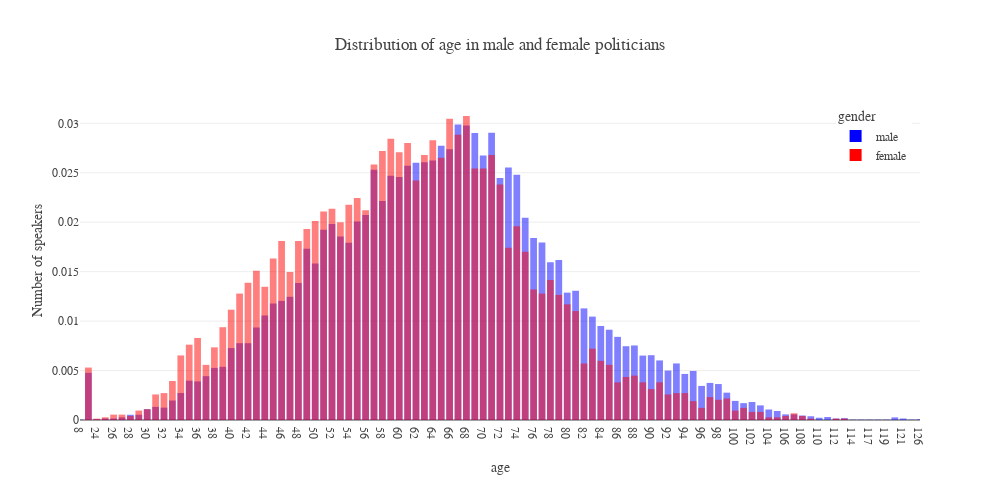

Notebook code for this chart:
### Code cell
color_discrete_map={
    "male":"blue", 
    "female":"red"}

fig = px.histogram(df_politics, 
                    x="age", 
                    color="gender", 
                    barmode="overlay",
                    histnorm="probability",
                    range_x=[0, 100],
                    width=1000, height=500,
                    color_discrete_map=color_discrete_map,
                    title=f"Distribution of age in male and female politicians")
fig.update_layout(yaxis_title="Number of speakers")
fig.update_xaxes(type='category')
fig.update_layout(
    template=None,
    font_family='Nunito',
    legend=dict(
    yanchor="top",
    y=0.99,
    xanchor="right",
    x=0.99
    )
)
fig.show()
#fig.write_html("politics_gender.html")

### Figure 1 — Plotly figure (JSON) as saved in the notebook; plotly's stock layout.template omitted (floating-point values rounded to 4 significant figures; data arrays with more than 128 entries replaced by an {"elided": "..."} marker saying what was removed)
{"data": [{"alignmentgroup": "True", "bingroup": "x", "histnorm": "probability", "hovertemplate": "gender=male<br>age=%{x}<br>probability=%{y}<extra></extra>", "legendgroup": "male", "marker": {"color": "blue", "opacity": 0.5, "pattern": {"shape": ""}}, "name": "male", "offsetgroup": "male", "orientation": "v", "showlegend": true, "type": "histogram", "x": {"elided": "26402 int values"}, "xaxis": "x", "yaxis": "y"}, {"alignmentgroup": "True", "bingroup": "x", "histnorm": "probability", "hovertemplate": "gender=female<br>age=%{x}<br>probability=%{y}<extra></extra>", "legendgroup": "female", "marker": {"color": "red", "opacity": 0.5, "pattern": {"shape": ""}}, "name": "female", "offsetgroup": "female", "orientation": "v", "showlegend": true, "type": "histogram", "x": {"elided": "7352 int values"}, "xaxis": "x", "yaxis": "y"}], "layout": {"barmode": "overlay", "font": {"family": "Nunito"}, "height": 500, "legend": {"title": {"text": "gender"}, "tracegroupgap": 0, "x": 0.99, "xanchor": "right", "y": 0.99, "yanchor": "top"}, "title": {"text": "Distribution of age in male and female politicians"}, "width": 1000, "xaxis": {"anchor": "y", "domain": [0, 1], "range": [0, 100], "title": {"text": "age"}, "type": "category"}, "yaxis": {"anchor": "x", "domain": [0, 1], "title": {"text": "Number of speakers"}}}}
